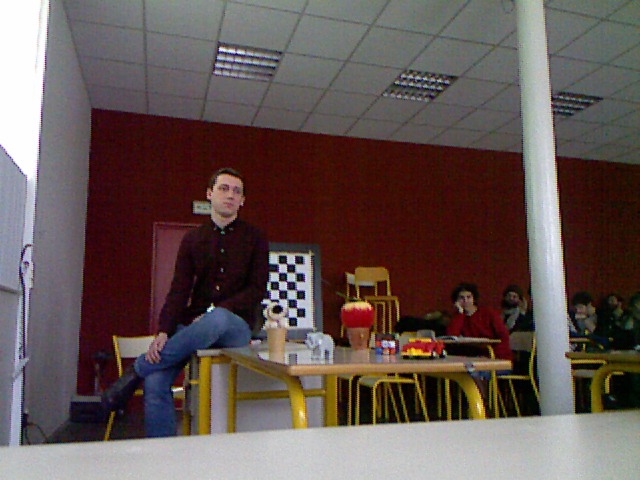
%> input picture LeftRgbobjects_scene21.png, 640 x 480 px
$ octave Reconstruction.m   (GNU Octave 9; MATLAB toolbox functions it lacks are replaced by stand-ins)
%> lines starting %> are read from the running program, lines starting %| are printed output that depends on the picture
%SUBHANKAR CHATTORAJ -3DMT
clear all; close all; clc;
%%
%Checkboard Camera Calibration Parameters Extracted using Checkboard calibration technique
% Left RGB Intrinsic Camera Parameters
fx_RGB_left = 512.7662;
fy_RGB_left = 520.6098;
cx_RGB_left = 300.6089;
cy_RGB_left = 223.8618;
% Right RGB Intrinsic Camera Parameters
fx_RGB_right = 512.3432;
fy_RGB_right = 509.5246;
cx_RGB_right = 320; % 274.6973
cy_RGB_right = 240; %208.3558
%%
% The parameters obtained from constant Kinect Depth camera parameters
fx_DEPTH =  5.7616540758591043e+02;
fy_DEPTH = 5.7375619782082447e+02;
cx_DEPTH = 3.2442516903961865e+02;
cy_DEPTH = 2.3584766381177013e+02;

% Extrinsic parameters between RGB and Depth camera for Kinect V2
% Relative transform between the sensors (in meters)
% Rotation matrix
Rotation_Vec =  inv([  9.9998579449446667e-01, 3.4203777687649762e-03, -4.0880099301915437e-03;
    -3.4291385577729263e-03, 9.9999183503355726e-01, -2.1379604698021303e-03;
    4.0806639192662465e-03, 2.1519484514690057e-03,  9.9998935859330040e-01]);

% Translation vector.
Translation_Vec = -[  2.2142187053089738e-02, -1.4391632009665779e-04, -7.9356552371601212e-03 ]';
%% Reading the both RGB and the corresponding depth image for calibration
% RGB and Depth left image
left_RGB_img = imread('LeftRgbobjects_scene21.png');
%> left_RGB_img is the input picture: size 480x640x3 uint8; mean R, G, B 99.5, 85.7, 82.2
left_depth_img = imread('LeftDepthobjects_scene21.png');
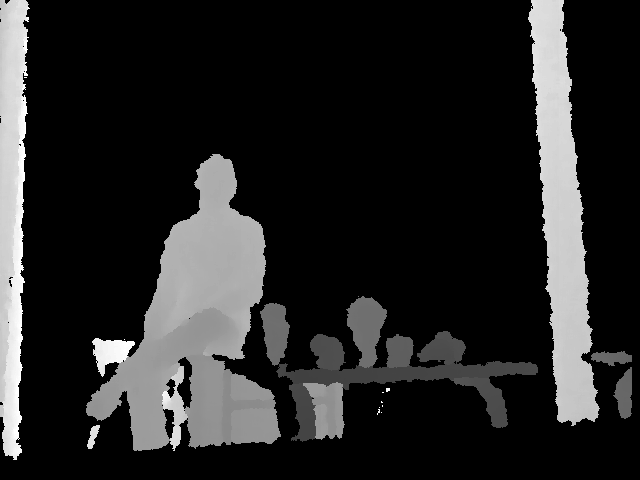
%> input picture LeftDepthobjects_scene21.png, 640 x 480 px
%> left_depth_img is the input picture: size 480x640 uint16; min 0, max 3975, mean 598.5
%% RGB and Depth right image
right_RGB_img = imread('RightRgbobjects_scene21.png');
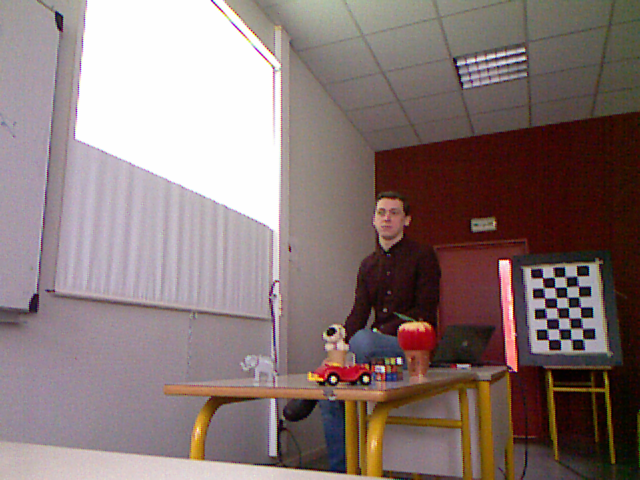
%> input picture RightRgbobjects_scene21.png, 640 x 480 px
%> right_RGB_img is the input picture: size 480x640x3 uint8; mean R, G, B 135.9, 118.6, 117.1
right_depth_img = imread('RightDedpthobjects_scene21.png');
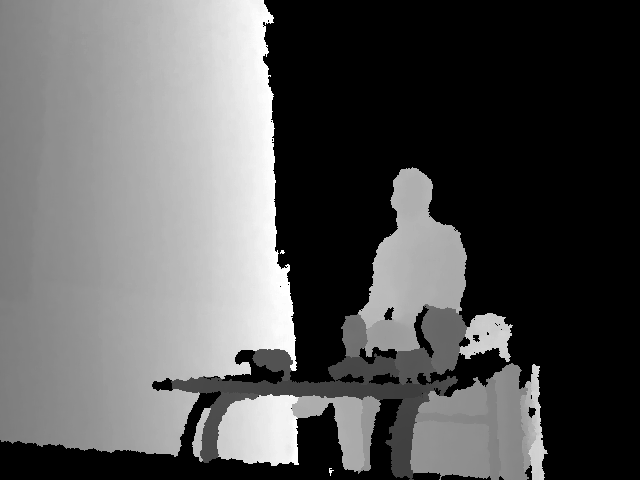
%> input picture RightDedpthobjects_scene21.png, 640 x 480 px
%> right_depth_img is the input picture: size 480x640 uint16; min 0, max 3975, mean 1381.9
%% Ploting the image for visulization
% Left RBG image
figure();
imshow(left_RGB_img );set(gca,'FontSize',13)
title('Left RGB Image')
% Left depth image
figure();
imshow(left_depth_img,[0.8,3.0],'Colormap', parula(255));set(gca,'FontSize',13)
title('Left Depth Image')
% Right RBG image
figure();
imshow(right_RGB_img); set(gca,'FontSize',20); set(gca,'FontSize',13)
title('Right RGB Image')
% Right depth image
figure();
imshow(right_depth_img,[0.8,3.0],'Colormap', parula(255)); set(gca,'FontSize',13)
title('Right Depth Image')
%% All the 2D point from depth image back-projecting it into 3D space
% 2-D ponts of Left Camera:
[n_row, n_col] = size(left_depth_img);
%> n_row = 480; n_col = 640
left_depth_mapping = zeros(n_row, n_col, 3);
for x = 1:n_row
    for y = 1:n_col
        % 2D point from depth image back-projecting it into 3D space
        left_depth_mapping(x, y, 1) = (y - cx_DEPTH) * double(left_depth_img(x, y)) / fx_DEPTH;
        left_depth_mapping(x, y, 2) = (x - cy_DEPTH) * double(left_depth_img(x, y)) / fy_DEPTH;
        left_depth_mapping(x, y, 3) = double(left_depth_img(x, y));

    end
end
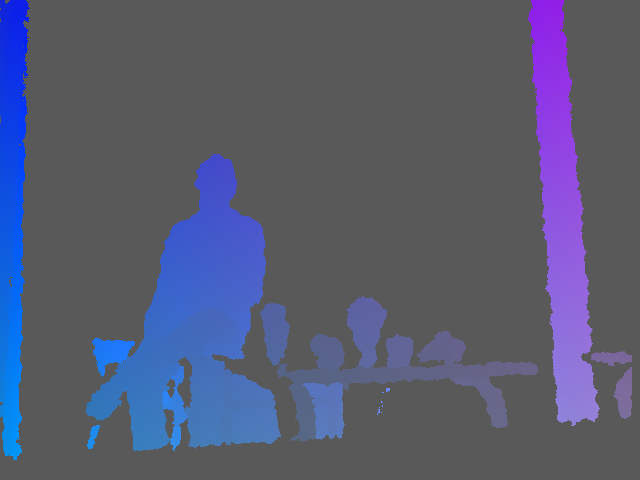
%> left_depth_mapping: size 480x640x3 double; mean R, G, B -45.1, 45.3, 598.5; drawn with min black and max white
%% All the 2D point from depth image back-projecting it into 3D space
% 2-D points Right Camera:
[n_row, n_col] = size(right_depth_img);
right_depth_mapping = zeros(n_row, n_col, 3);
for x = 1:n_row
    for y = 1:n_col
        % 2D point from depth image back-projecting it into 3D space
        right_depth_mapping(x, y, 1) = (y - cx_DEPTH) * double(right_depth_img(x, y)) / fx_DEPTH;
        right_depth_mapping(x, y, 2) = (x - cy_DEPTH) * double(right_depth_img(x, y)) / fy_DEPTH;
        right_depth_mapping(x, y, 3) = double(right_depth_img(x, y));
    end
end
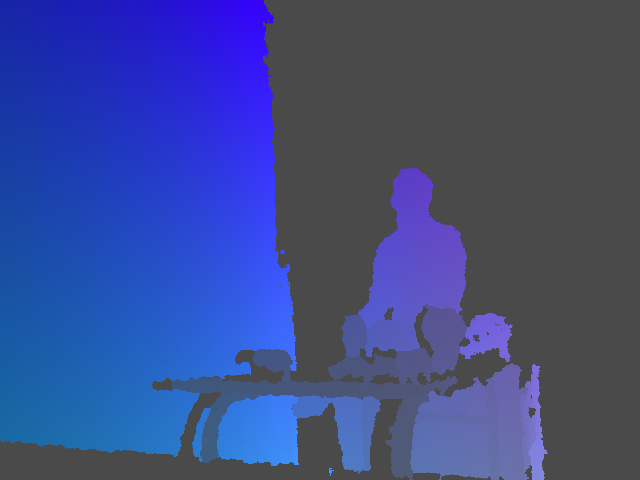
%> right_depth_mapping: size 480x640x3 double; mean R, G, B -273, 36.7, 1381.9; drawn with min black and max white
%% Projecting all transformed 3D point into the RGB image
% Projecting the Left Camera:
index = 0;
pc_RGB_left = zeros(n_row * n_col, 3);
pc_RGB_left_col = zeros(n_row * n_col, 3);
for x = 1:n_row
    for y = 1:n_col
        if left_depth_mapping(x, y, 3) > 0
            % Applying transformation between Depth and RGB camera
            XYZ_depth = [left_depth_mapping(x, y, 1), left_depth_mapping(x, y, 2), left_depth_mapping(x, y, 3)];
            XYZ_RGB = Rotation_Vec * XYZ_depth' + Translation_Vec;
            % Projecting every transformed 3D point into the RGB image
            x_RGB = round(fx_RGB_left * XYZ_RGB(1) / XYZ_RGB(3) + cx_RGB_left);
            y_RGB = round(fy_RGB_left * XYZ_RGB(2) / XYZ_RGB(3) + cy_RGB_left);

            if x_RGB > 0 && y_RGB > 0 && x_RGB < n_col  && y_RGB < n_row
                % look up color corrsponding to a given 3D point
                color = left_RGB_img(y_RGB, x_RGB, :);
                index = index + 1;
                % creating new point cloud with color
                pc_RGB_left(index,:) =  XYZ_RGB;
                pc_RGB_left_col(index, :) = color;
            end
        end
    end
end
%> after the loop, XYZ_RGB = [-1995.4; 1469.8; 3764]; XYZ_depth = [-2005.7 1468.5 3759]; color = [53 57 46]; index = 69456; x_RGB = 29; y_RGB = 427
pc_RGB_left = pc_RGB_left(1:index,:);
pc_RGB_left_col = pc_RGB_left_col (1:index,:);
figure()
pcshow(left_depth_mapping);set(gca,'FontSize',13)
%> (this line was passed over: pcshow is not available in this run)
title('Left reconstructed using colormap')
figure()
pcshow(pc_RGB_left, pc_RGB_left_col / 256.0); set(gca,'FontSize',13)
%> (this line was passed over: pcshow is not available in this run)
title('Left reconstructed using colorpixels')
%% Projecting all transformed 3D point into the RGB image
% Projecting the Right camera:
index = 0;
pc_RGB_right = zeros(n_row * n_col, 3);
pc_RGB_right_col = zeros(n_row * n_col, 3);
for x = 1:n_row
    for y = 1:n_col
         if right_depth_mapping(x, y, 3) > 0
            % Applying transformation between Depth and RGB camera
            XYZ_depth = [right_depth_mapping(x, y, 1), right_depth_mapping(x, y, 2), right_depth_mapping(x, y, 3)];
            XYZ_RGB = Rotation_Vec * XYZ_depth' + Translation_Vec;
            % Projecting every transformed 3D point into the RGB image
            x_RGB = round(fx_RGB_right * XYZ_RGB(1) / XYZ_RGB(3) + cx_RGB_right);
            y_RGB = round(fy_RGB_right * XYZ_RGB(2) / XYZ_RGB(3) + cy_RGB_right);

            if x_RGB > 0 && y_RGB > 0 && x_RGB < n_col  && y_RGB < n_row
                % looking up color corrsponding to a given 3D point
                color = right_RGB_img(y_RGB, x_RGB, :);
                index = index + 1;
                % creating new point cloud with color
                pc_RGB_right(index,:) =  XYZ_RGB;
                pc_RGB_right_col(index, :) = color;
            end
        end
    end
end
%> after the loop, XYZ_RGB = [1239.8; 1386.1; 3223]; XYZ_depth = [1231.3 1374.9 3231]; color = [98 75 76]; index = 162785; x_RGB = 517; y_RGB = 459
pc_RGB_right = pc_RGB_right(1:index,:);
pc_RGB_right_col = pc_RGB_right_col (1:index,:);
figure()
pcshow(right_depth_mapping); set(gca,'FontSize',13)
%> (this line was passed over: pcshow is not available in this run)
title('Right reconstructed using colormap')
figure()
pcshow(pc_RGB_right, pc_RGB_right_col / 256.0); set(gca,'FontSize',13)
%> (this line was passed over: pcshow is not available in this run)
title('Right reconstructed using colorpixels')
%% Transforming from left 3D to right 3D coordinate camera
% Left and right RBG cameras
Trans_RGB = [ -954.57277, 99.75455, 462.56569] - [66.49332, 16.62784, 128.72005*0.5];
Right_RGB = [ -0.03190 0.73381 -0.15668 ];
%> (the run ends here)
